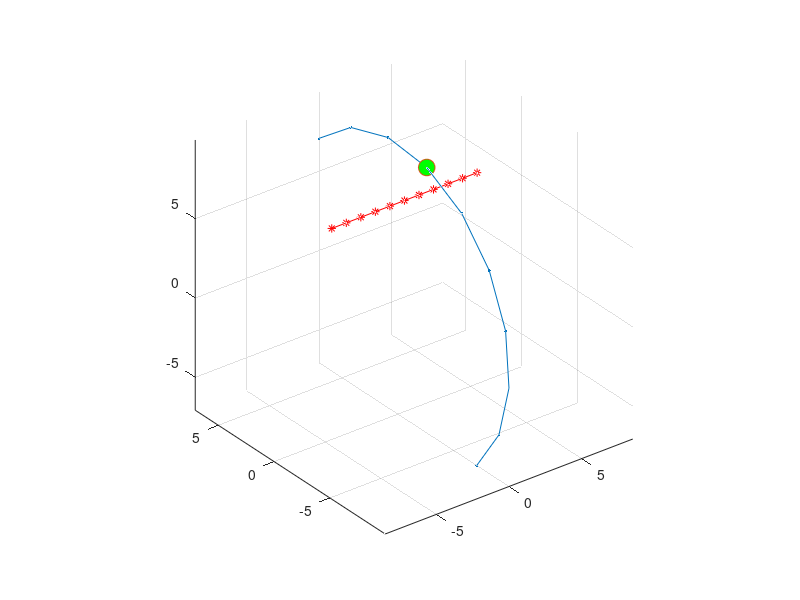

Recreate this plot in MATLAB. (Note: this script raises an error after producing the figure.)
function test_draggable

w = 10;

[mpath.x,mpath.y,mpath.z] = create_circular_path(w);

figure
curve = plot3(mpath.x,mpath.y,mpath.z,'.-');
axis equal
grid on
hold on

id = round(2/3*numel(mpath.x));
pt.x = mpath.x(id);
pt.y = mpath.y(id);
pt.z = mpath.z(id);

ln.x = (-5:5) + pt.x + 0;
ln.y = repmat(pt.y,size(ln.x)) + 2 ;
ln.z = repmat(pt.z,size(ln.x)) - 3 ;

point = plot3(pt.x,pt.y,pt.z,'Marker','o','MarkerFaceColor','g','MarkerSize',12);

line = plot3(ln.x,ln.y,ln.z,'Marker','*','Linestyle','-','Color','r');

axis tight
%draggable(point)
%draggable(point,'ConstrainTo',curve)
draggable(point,'ConstrainTo',curve,'ButtonUpFcn',@my_button_up_fcn)
%draggable(point,'ConstrainTo',curve,'EndFcn',@()my_end_fcn(gca))

draggable(line)%,'ConstrainTo',curve)

axis auto
axis tight



function [x,y,z] = create_circular_path(radius)
theta = linspace(-3*pi/4,pi/4,10);
x = 0.*theta;
y = radius.*sin(theta);
z = radius.*cos(theta);

function my_button_up_fcn(hobj)
title(ancestor(hobj,'axes'),num2str(rand(1)))


function my_end_fcn(ax)
title(ax,'FUNCTION DISABLED!!!!')